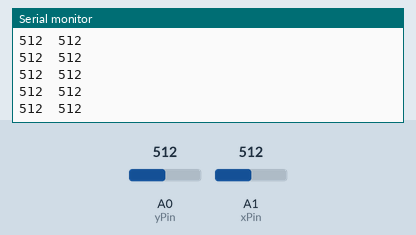
Simulated run of this sketch. Board: Arduino Uno, built with avr-gcc and run on an emulated ATmega328P. On the bench: the last lines printed to the serial monitor. Inputs (shaded band) come from the test bench; at power-on: A0 (yPin) = 512, A1 (xPin) = 512.

Above: at 2.2 s.
2.3 s: A0 (yPin) set to 716
At 2.33 s:
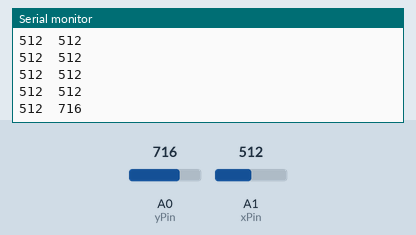
3.8 s: A1 (xPin) set to 716
At 3.8 s:
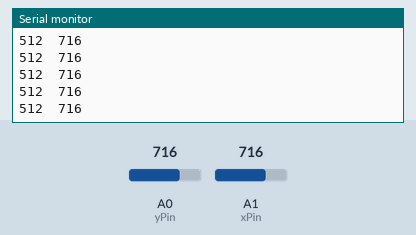
5.3 s: A0 (yPin) set to 900
At 5.31 s:
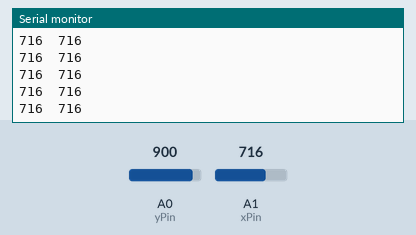
6.8 s: A1 (xPin) set to 900
At 6.83 s:
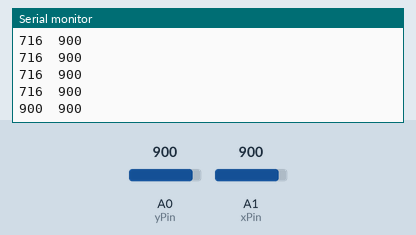
Timing chart, 0 to 9.3 s (numbered marks = the images above; inputs shaded):
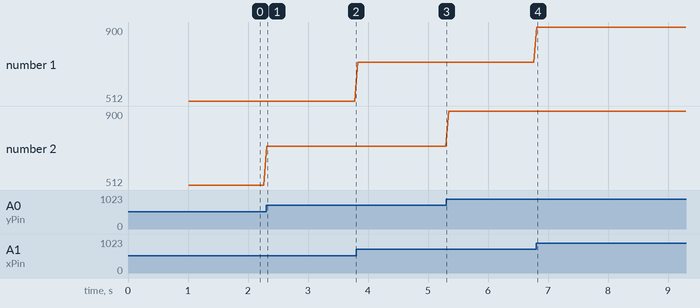

The sketch:

accelerometer_calibration.ino
```cpp
int xPin = A1;
int yPin = A0;
int xRest, yRest, xRead, yRead;
double Gx, Gy;

void setup() {
  Serial.begin(9600);
  delay(1000);
  xRest = analogRead(xPin);
  yRest = analogRead(yPin);
  Serial.println(xRest);
  Serial.println(yRest);
  // put your setup code here, to run once:
  pinMode(A1, INPUT);
  pinMode(A0, INPUT);
}

void loop() {
  // put your main code here, to run repeatedly:
  int xRead = analogRead(xPin);
  int yRead = analogRead(yPin);
//  Gx = xRead / 67.584;
//  Gy = yRead / 67.584;
  Serial.print(xRead);
  Serial.print("\t");
  Serial.println(yRead);

  delay (50);
}
```

Measured:
- after the input at 2.3 s, the serial monitor: prints a new line at once (image 1)
- after the input at 6.8 s, the serial monitor: prints a new line at once (image 4)
- plotted number 2: 512 → 716 after the input at 2.3 s, 716 → 900 after the input at 5.3 s
